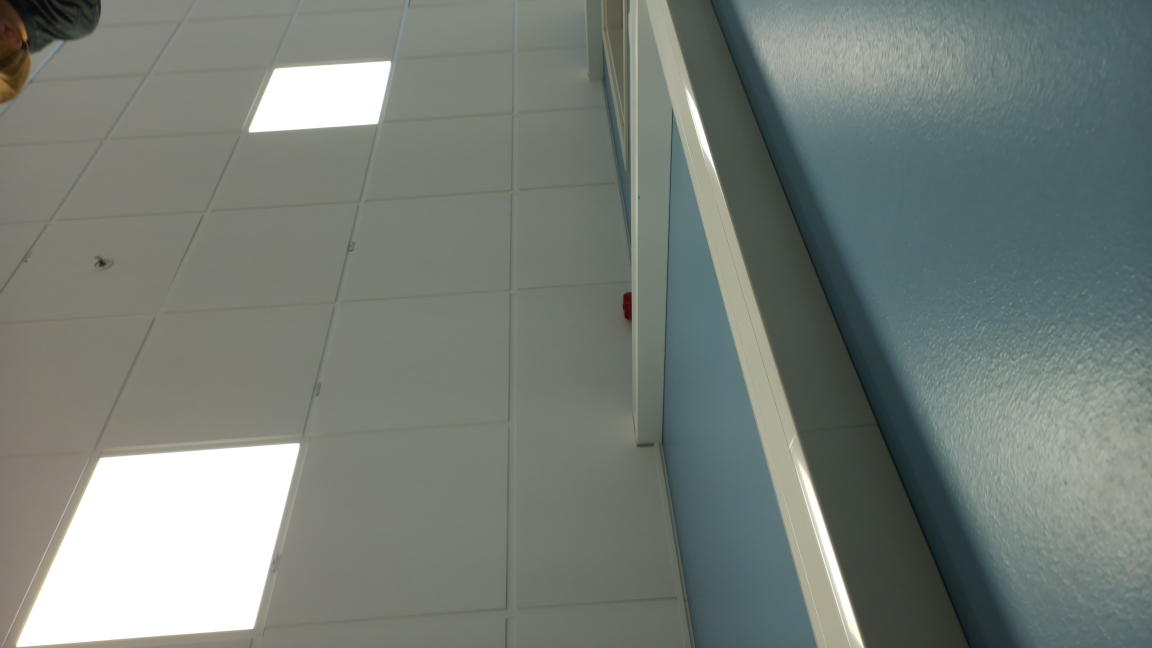
//> input picture vision_and_nav/CPP_SLAM/right.jpg, 4608 x 2592 px, given in place of the camera (shown at 1/4 size)
$ ./orbtest   (built with g++ and OpenCV 4)
//> lines starting //> are read from the running program, lines starting //| are printed output that depends on the picture
//> further down, frame is the input picture: 2592 rows x 4608 cols, CV_8UC3; mean B, G, R 120.1, 126.6, 118.9
#include <opencv2/opencv.hpp>
#include <opencv2/features2d.hpp>

#include <iostream>
#include <vector>
#include <cmath>
#include <algorithm>

static float computeICAngle(
    const cv::Mat& image,
    const cv::Point2f& pt,
    int halfPatchSize = 15)
{
    int cx = cvRound(pt.x);
    int cy = cvRound(pt.y);

    if (cx < halfPatchSize ||
        cy < halfPatchSize ||
        cx >= image.cols - halfPatchSize ||
        cy >= image.rows - halfPatchSize)
    {
        return -1.0f;
    }

    int m01 = 0;
    int m10 = 0;

    for (int u = -halfPatchSize; u <= halfPatchSize; ++u)
    {
        m10 += u * image.at<uchar>(cy, cx + u);
    }

    for (int v = 1; v <= halfPatchSize; ++v)
    {
        int vSum = 0;

        int d = cvRound(std::sqrt(
            static_cast<float>(halfPatchSize * halfPatchSize - v * v)
        ));

        for (int u = -d; u <= d; ++u)
        {
            int valPlus  = image.at<uchar>(cy + v, cx + u);
            int valMinus = image.at<uchar>(cy - v, cx + u);

            vSum += valPlus - valMinus;
            m10 += u * (valPlus + valMinus);
        }

        m01 += v * vSum;
    }

    return cv::fastAtan2(static_cast<float>(m01),
                         static_cast<float>(m10));
}

static std::vector<cv::Mat> buildPyramid(
    const cv::Mat& gray,
    int nlevels,
    float scaleFactor)
{
//> called with nlevels = 8, scaleFactor = 1.2
    std::vector<cv::Mat> pyramid(nlevels);
    pyramid[0] = gray;

    for (int level = 1; level < nlevels; ++level)
    {
        float invScale = 1.0f / std::pow(scaleFactor, level);

        cv::resize(
            gray,
            pyramid[level],
            cv::Size(),
            invScale,
            invScale,
            cv::INTER_LINEAR
        );
    }

    return pyramid;
}

static bool insideORBDescriptorBorder(
    const cv::KeyPoint& kp,
    const cv::Size& imageSize,
    int border)
{
    return kp.pt.x >= border &&
           kp.pt.y >= border &&
           kp.pt.x < imageSize.width - border &&
           kp.pt.y < imageSize.height - border;
}

static void detectGridFASTAtLevel(
    const cv::Mat& levelImg,
    std::vector<cv::KeyPoint>& levelKeypoints,
    int level,
    float scaleFactor,
    int cellSize,
    int fastThresholdHigh,
    int fastThresholdLow,
    int orbPatchSize)
{
    levelKeypoints.clear();

    const int border = orbPatchSize;

    for (int y = border; y < levelImg.rows - border; y += cellSize)
    {
        for (int x = border; x < levelImg.cols - border; x += cellSize)
        {
            int w = std::min(cellSize, levelImg.cols - border - x);
            int h = std::min(cellSize, levelImg.rows - border - y);

            if (w <= 0 || h <= 0)
                continue;

            cv::Rect cell(x, y, w, h);
            cv::Mat roi = levelImg(cell);

            std::vector<cv::KeyPoint> kps;

            cv::FAST(roi, kps, fastThresholdHigh, true);

            if (kps.empty())
            {
                cv::FAST(roi, kps, fastThresholdLow, true);
            }

            for (auto& kp : kps)
            {
                kp.pt.x += static_cast<float>(x);
                kp.pt.y += static_cast<float>(y);

                if (!insideORBDescriptorBorder(kp, levelImg.size(), border))
                    continue;

                kp.angle = computeICAngle(levelImg, kp.pt, orbPatchSize / 2);

                if(kp.angle < 0.0f)continue;

                kp.octave = level;
                kp.size = orbPatchSize * std::pow(scaleFactor, level);

                levelKeypoints.push_back(kp);
            }
        }
    }
}

static std::vector<cv::KeyPoint> detectGridFASTPyramid(
    const cv::Mat& gray,
    int nlevels,
    float scaleFactor,
    int cellSize,
    int fastThresholdHigh,
    int fastThresholdLow,
    int orbPatchSize)
{
    std::vector<cv::Mat> pyramid = buildPyramid(gray, nlevels, scaleFactor);
    std::vector<cv::KeyPoint> allKeypoints;

    for (int level = 0; level < nlevels; ++level)
    {
        std::vector<cv::KeyPoint> levelKeypoints;

        detectGridFASTAtLevel(
            pyramid[level],
            levelKeypoints,
            level,
            scaleFactor,
            cellSize,
            fastThresholdHigh,
            fastThresholdLow,
            orbPatchSize
        );

        float scaleToOriginal = std::pow(scaleFactor, level);

        for (auto& kp : levelKeypoints)
        {
            kp.pt.x *= scaleToOriginal;
            kp.pt.y *= scaleToOriginal;

            kp.octave = level;
            kp.size = orbPatchSize * scaleToOriginal;

            allKeypoints.push_back(kp);
        }
    }
//> after the loop, allKeypoints = 14116 keypoints; strongest (x, y, size): (996, 523, 111.1), (997, 526, 92.6), (1559, 247, 111.1), (1559, 245, 92.6)

    return allKeypoints;
}

static std::vector<cv::DMatch> ratioKnnMatches(
    const cv::Mat& des1,
    const cv::Mat& des2,
    cv::BFMatcher& matcher,
    float matchratio)
{
    std::vector<cv::DMatch> good;

    if (des1.empty() || des2.empty())
        return good;

    if (des1.rows < 2 || des2.rows < 2)
        return good;

    std::vector<std::vector<cv::DMatch>> matches;
    matcher.knnMatch(des1, des2, matches, 2);

    for (const auto& m : matches)
    {
        if (m.size() == 2 && m[0].distance < matchratio * m[1].distance)
        {
            good.push_back(m[0]);
        }
    }

    return good;
}

static cv::Mat drawKeypointsWithLabel(
    const cv::Mat& frame,
    const std::vector<cv::KeyPoint>& keypoints,
    int numMatches,
    const std::string& label)
{
    cv::Mat out;

    cv::drawKeypoints(
        frame,
        keypoints,
        out,
        cv::Scalar(0, 255, 0),
        cv::DrawMatchesFlags::DRAW_RICH_KEYPOINTS
    );

    cv::rectangle(
        out,
        cv::Point(0, 0),
        cv::Point(out.cols, 48),
        cv::Scalar(0, 0, 0),
        cv::FILLED
    );

    cv::putText(
        out,
        label,
        cv::Point(10, 20),
        cv::FONT_HERSHEY_SIMPLEX,
        0.55,
        cv::Scalar(255, 255, 255),
        2,
        cv::LINE_AA
    );

    cv::putText(
        out,
        "keypoints: " + std::to_string(keypoints.size()) +
            " | matches: " + std::to_string(numMatches),
        cv::Point(10, 42),
        cv::FONT_HERSHEY_SIMPLEX,
        0.55,
        cv::Scalar(255, 255, 255),
        2,
        cv::LINE_AA
    );

    return out;
}

int main()
{
    constexpr int nfeatures = 1000;
    constexpr float scaleFactor = 1.2f;
    constexpr int nlevels = 8;
    constexpr int edgeThreshold = 31;
    constexpr int patchSize = 31;
    constexpr int fastThreshold = 20;

    constexpr int cellSize = 30;
    constexpr int fastThresholdHigh = 20;
    constexpr int fastThresholdLow = 7;

    constexpr float matchratio = 0.75f;

    cv::VideoCapture cap(0);

    if (!cap.isOpened())
    {
        std::cerr << "Could not open webcam." << std::endl;
        return 1;
    }

    cv::Ptr<cv::ORB> orbPyramid = cv::ORB::create(
        nfeatures,
        scaleFactor,
        nlevels,
        edgeThreshold,
        0,
        2,
        cv::ORB::HARRIS_SCORE,
        patchSize,
        fastThreshold
    );

    cv::Ptr<cv::ORB> orbNoPyramid = cv::ORB::create(
        nfeatures,
        scaleFactor,
        1,
        edgeThreshold,
        0,
        2,
        cv::ORB::HARRIS_SCORE,
        patchSize,
        fastThreshold
    );

    cv::Ptr<cv::ORB> orbForCustomKeypoints = cv::ORB::create(
        50000,
        scaleFactor,
        nlevels,
        edgeThreshold,
        0,
        2,
        cv::ORB::HARRIS_SCORE,
        patchSize,
        fastThreshold
    );

    cv::BFMatcher matcher(cv::NORM_HAMMING, false);

    cv::Mat prevCustomDesc;
    cv::Mat prevOrbPyramidDesc;
    cv::Mat prevOrbNoPyramidDesc;

    std::vector<cv::KeyPoint> prevCustomKps;
    std::vector<cv::KeyPoint> prevOrbPyramidKps;
    std::vector<cv::KeyPoint> prevOrbNoPyramidKps;

    while (true)
    {
        cv::Mat frame;
        cap >> frame;

        if (frame.empty())
            break;

        cv::Mat gray;
        cv::cvtColor(frame, gray, cv::COLOR_BGR2GRAY);

        // ------------------------------------------------------------
        // 1. Custom grid FAST over 8-level pyramid, then ORB descriptors
        // ------------------------------------------------------------
        std::vector<cv::KeyPoint> customKps = detectGridFASTPyramid(
            gray,
            nlevels,
            scaleFactor,
            cellSize,
            fastThresholdHigh,
            fastThresholdLow,
            patchSize
        );
//> customKps has the same summary as allKeypoints in detectGridFASTPyramid

        cv::Mat customDesc;
        orbForCustomKeypoints->compute(gray, customKps, customDesc);

        // ------------------------------------------------------------
        // 2. Normal OpenCV ORB with pyramid
        // ------------------------------------------------------------
        std::vector<cv::KeyPoint> orbPyramidKps;
        cv::Mat orbPyramidDesc;

        orbPyramid->detectAndCompute(
            gray,
            cv::noArray(),
            orbPyramidKps,
            orbPyramidDesc
        );
//> orbPyramidKps = 347 keypoints; strongest (x, y, size): (997, 520, 92.6), (996, 520, 111.1), (998, 525, 77.1), (997, 526, 92.6)

        // ------------------------------------------------------------
        // 3. OpenCV ORB with no pyramid
        // ------------------------------------------------------------
        std::vector<cv::KeyPoint> orbNoPyramidKps;
        cv::Mat orbNoPyramidDesc;

        orbNoPyramid->detectAndCompute(
            gray,
            cv::noArray(),
            orbNoPyramidKps,
            orbNoPyramidDesc
        );
//> orbNoPyramidKps = 35 keypoints; strongest (x, y, size): (997, 527, 31), (999, 528, 31), (1195, 1775, 31), (1012, 2513, 31)

        // ------------------------------------------------------------
        // Match current frame against previous frame
        // ------------------------------------------------------------
        std::vector<cv::DMatch> customGood = ratioKnnMatches(
            prevCustomDesc,
            customDesc,
            matcher,
            matchratio
        );
//> customGood = 0 matches

        std::vector<cv::DMatch> orbPyramidGood = ratioKnnMatches(
            prevOrbPyramidDesc,
            orbPyramidDesc,
            matcher,
            matchratio
        );
//> orbPyramidGood = 0 matches

        std::vector<cv::DMatch> orbNoPyramidGood = ratioKnnMatches(
            prevOrbNoPyramidDesc,
            orbNoPyramidDesc,
            matcher,
            matchratio
        );
//> orbNoPyramidGood = 0 matches

        // ------------------------------------------------------------
        // Visualization: keypoints + match counts
        // ------------------------------------------------------------
        cv::Mat visCustom = drawKeypointsWithLabel(
            frame,
            customKps,
            static_cast<int>(customGood.size()),
            "Custom Grid FAST + 8-Level Pyramid"
        );
//> in drawKeypointsWithLabel, `cv::drawKeypoints( frame, keypoints, out, cv::Scalar(0, 255, 0), cv::D..`:
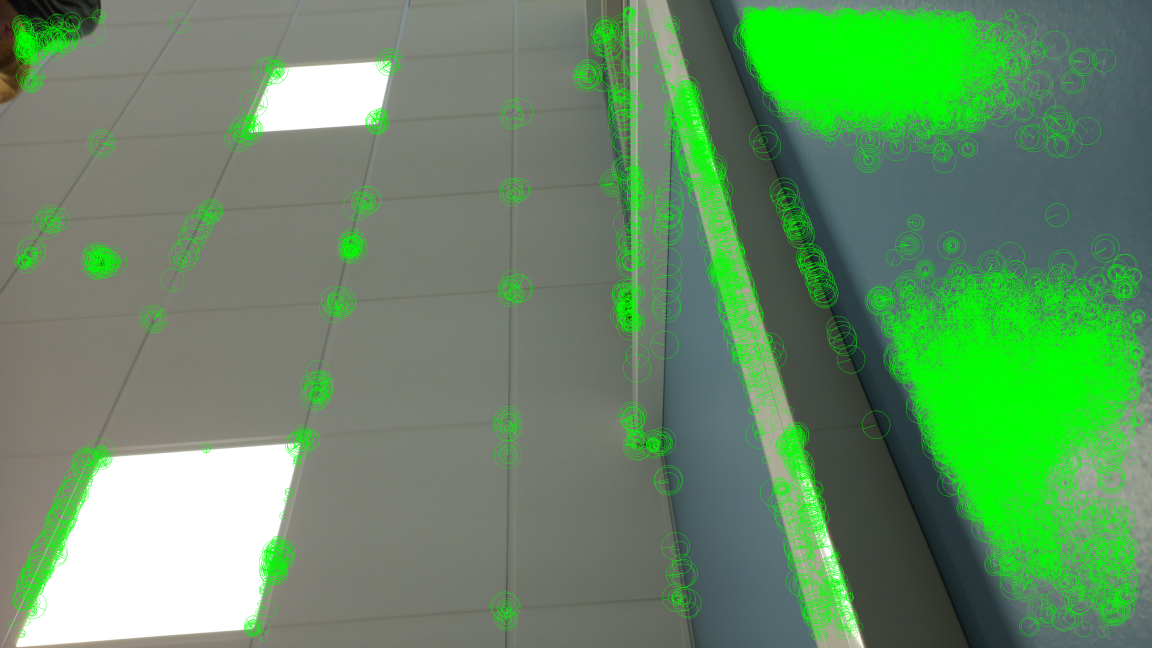
//> out: 2592 rows x 4608 cols, CV_8UC3 (shown at 1/4 size); mean B, G, R 102.6, 142.1, 102

        cv::Mat visORB = drawKeypointsWithLabel(
            frame,
            orbPyramidKps,
            static_cast<int>(orbPyramidGood.size()),
            "OpenCV ORB, 8 Levels"
        );
//> call 2 of drawKeypointsWithLabel, with numMatches = 0, label = "OpenCV ORB, 8 Levels"
//> in drawKeypointsWithLabel (call 2), `cv::rectangle( out, cv::Point(0, 0), cv::Point(out.cols, 48), cv::Scal..`:
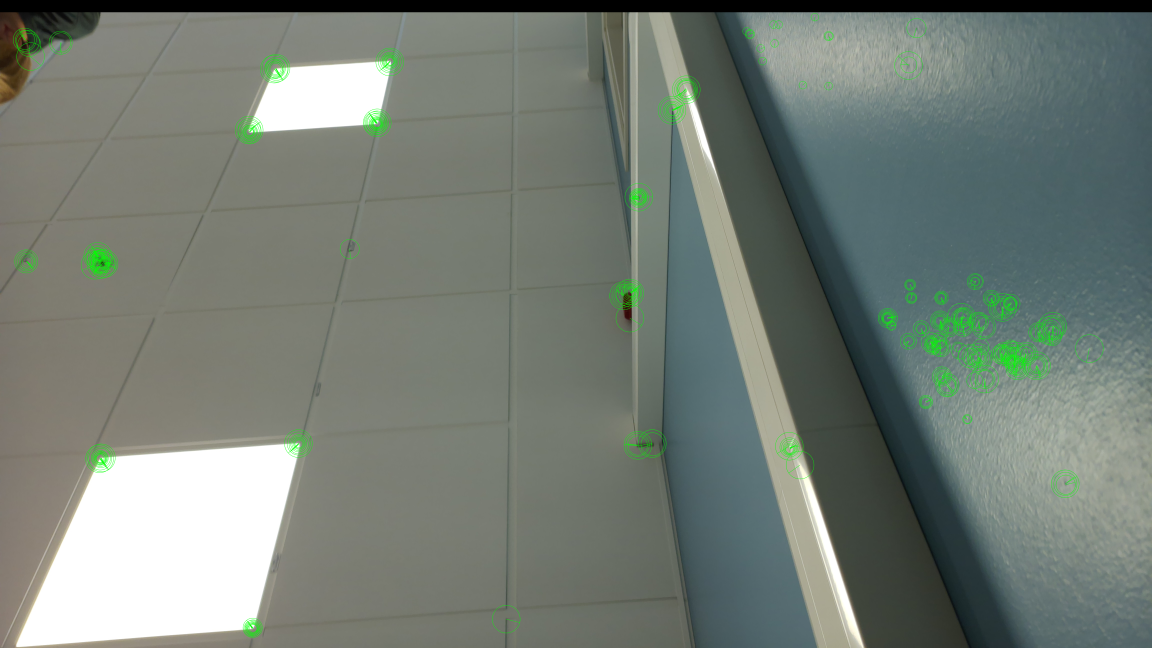
//> out: 2592 rows x 4608 cols, CV_8UC3 (shown at 1/4 size); mean B, G, R 117.1, 125.3, 115.9

        cv::Mat visORBNoPyr = drawKeypointsWithLabel(
            frame,
            orbNoPyramidKps,
            static_cast<int>(orbNoPyramidGood.size()),
            "OpenCV ORB, 1 Level"
        );

        cv::Mat topRow;
        cv::hconcat(visCustom, visORB, topRow);

        cv::Mat bottomRow;
        cv::resize(visORBNoPyr, bottomRow, cv::Size(topRow.cols, topRow.rows / 2));
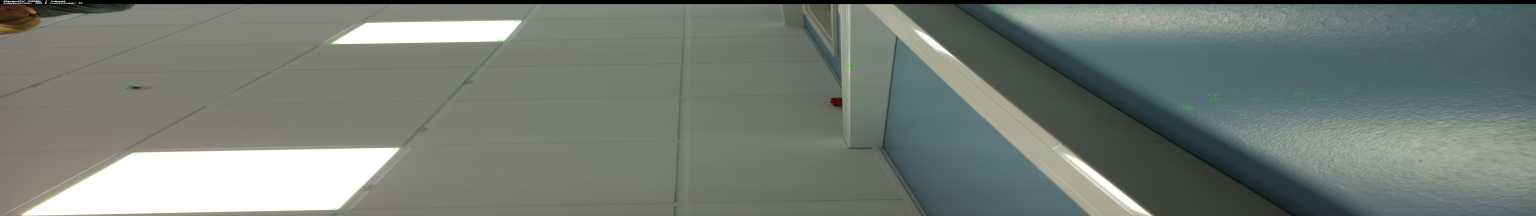
//> bottomRow: 1296 rows x 9216 cols, CV_8UC3 (shown at 1/6 size); mean B, G, R 118.1, 124.5, 116.9

        cv::Mat display;
        cv::vconcat(topRow, bottomRow, display);

        cv::imshow("ORB Keypoint + Ratio Match Comparison", display);

        std::cout << "\r"
                  << "Custom kps: " << customKps.size()
                  << " | Custom matches: " << customGood.size()
                  << " || ORB pyramid kps: " << orbPyramidKps.size()
                  << " | ORB pyramid matches: " << orbPyramidGood.size()
                  << " || ORB no-pyr kps: " << orbNoPyramidKps.size()
                  << " | ORB no-pyr matches: " << orbNoPyramidGood.size()
                  << "        "
                  << std::flush;
//| Custom kps: 14116 | Custom matches: 0 || ORB pyramid kps: 347 | ORB pyramid matches: 0 || ORB no-pyr kps: 35 | ORB no-pyr matches: 0

        // Store current frame data as previous-frame data.
        prevCustomKps = customKps;
//> prevCustomKps has the same summary as allKeypoints in detectGridFASTPyramid
        prevCustomDesc = customDesc.clone();

        prevOrbPyramidKps = orbPyramidKps;
//> prevOrbPyramidKps has the same summary as orbPyramidKps
        prevOrbPyramidDesc = orbPyramidDesc.clone();

        prevOrbNoPyramidKps = orbNoPyramidKps;
//> prevOrbNoPyramidKps has the same summary as orbNoPyramidKps
        prevOrbNoPyramidDesc = orbNoPyramidDesc.clone();

        int key = cv::waitKey(1);
//> the 'q' key is pressed

        if (key == 27 || key == 'q')
            break;
    }

    std::cout << std::endl;
    return 0;
}
